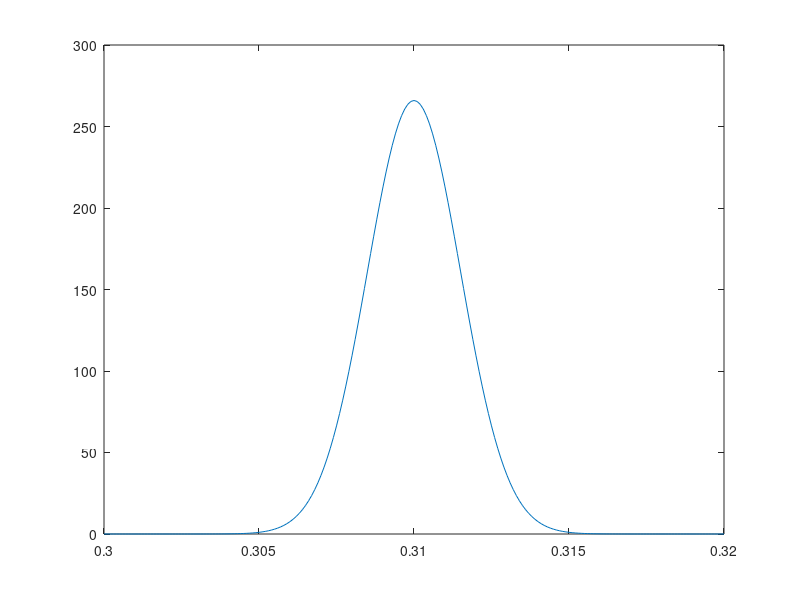

MATLAB code to generate this figure:
p = 0.000144;
q = 0.31;
m = 6000000;
num_years = 30 + 10; % 10 years data provided
years = [1:num_years];
I_t = zeros(1, num_years);

I_t(1) = 2307;
I_t(2) = 4541;
I_t(3) = 7114;
I_t(4) = 12156;
I_t(5) = 18948;
I_t(6) = 25502;
I_t(7) = 34022;
I_t(8) = 53861;
I_t(9) = 83175;
I_t(10) = 136617;

for i = 10:num_years
    I_t(i+1) = I_t(i) + p * (m - I_t(i)) + q * (I_t(i)/m) * (m - I_t(i));
end

plot(I_t)


% Plot p with variance
sigma_p = 1.82e-5
x = [5e-5:0.001e-4:2.5e-4];
y = normpdf(x, p, sigma_p); % x, mu, sigma
plot(x, y)

% Plot q with variance
sigma_q = 0.0015;
x = [0.3:0.0001:0.32];
y = normpdf(x, q, sigma_q);
plot(x, y);
alpha = -norminv(0.05);  % interval: 95%
u = -norminv(alpha/2);

% confidence interval
ci = [q - u * sigma_q/sqrt(num_years), q + u * sigma_q/sqrt(num_years)]
